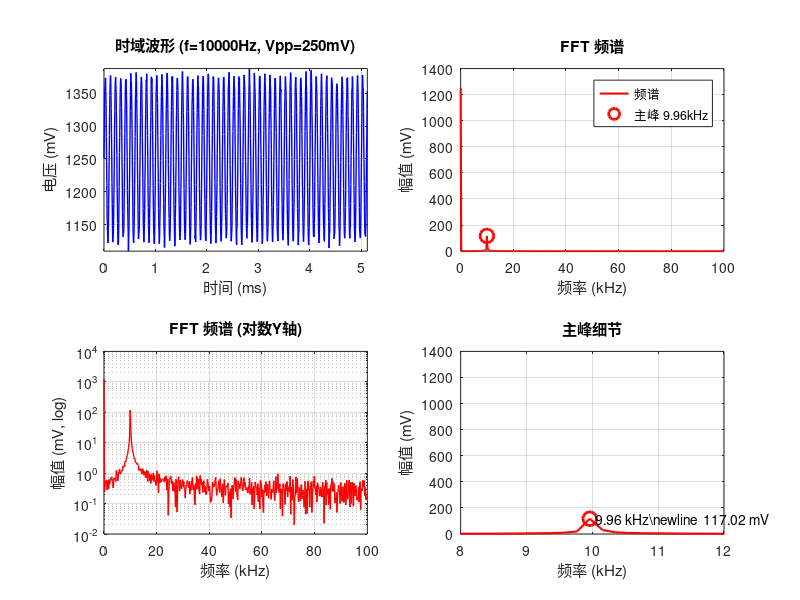
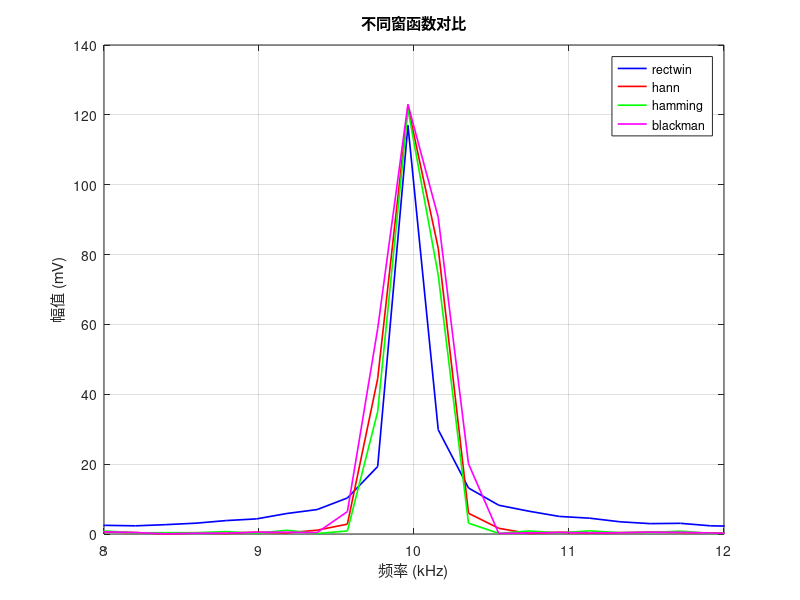

Recreate these plots in MATLAB, in order.
%% 简易示波器 FFT 分析示例
% 参数: f=10kHz, Vpp=250mV, 偏置1.25V

clear; clc; close all;

%% 生成模拟信号（模拟示波器 ADC 采样）
fs = 200000;        % 采样率 200kHz
T = 1/fs;           % 采样周期
L = 1024;           % 采样点数（匹配示波器缓存）
t = (0:L-1) * T;    % 时间轴

f_sig = 10000;                  % 信号频率 10kHz
Vpp = 0.25;                     % 峰峰值 250mV
offset = 1.25;                  % 偏置 1.25V（示波器前端中点）
V_amp = Vpp / 2;                % 幅度

% 生成正弦波 + 噪声
noise_amp = 0.005;              % 5mV 噪声
signal = offset + V_amp * sin(2*pi*f_sig*t) + noise_amp * randn(1,L);

%% FFT 计算
Y = fft(signal);
P2 = abs(Y / L);               % 双边频谱
P1 = P2(1:L/2+1);               % 取单边
P1(2:end-1) = 2 * P1(2:end-1);

f = fs * (0:(L/2)) / L;         % 频率轴

%% 找出主峰
[peak_val, peak_idx] = max(P1(5:end));  % 跳过直流
peak_freq = f(peak_idx + 4);
freq_resolution = fs / L;

fprintf('=== FFT 分析结果 ===\n');
fprintf('采样率:      %.0f Hz\n', fs);
fprintf('采样点数:    %d\n', L);
fprintf('频率分辨率:  %.2f Hz\n', freq_resolution);
fprintf('主峰频率:    %.2f Hz\n', peak_freq);
fprintf('幅值:        %.4f V (= %.2f mV)\n', peak_val, peak_val*1000);

%% 计算 Vpp（时域）
measured_vpp = max(signal) - min(signal);
fprintf('时域 Vpp:    %.4f V (= %.2f mV)\n', measured_vpp, measured_vpp*1000);
fprintf('直流偏置:    %.4f V\n', mean(signal));

%% 绘图
figure('Position', [100 100 1000 600]);

% 时域波形
subplot(2,2,1);
plot(t*1000, signal*1000, 'b-', 'LineWidth',1);
xlabel('时间 (ms)'); ylabel('电压 (mV)');
title(sprintf('时域波形 (f=%dHz, Vpp=%.0fmV)', f_sig, Vpp*1000));
grid on; axis tight;

% 频谱
subplot(2,2,2);
plot(f/1000, P1*1000, 'r-', 'LineWidth',1.5);
xlabel('频率 (kHz)'); ylabel('幅值 (mV)');
title('FFT 频谱');
xlim([0 fs/2000]); grid on;
hold on;
plot(peak_freq/1000, peak_val*1000, 'ro', 'MarkerSize', 10, 'LineWidth',2);
legend('频谱', sprintf('主峰 %.2fkHz', peak_freq/1000));

% 频谱（半对数）
subplot(2,2,3);
semilogy(f/1000, P1*1000, 'r-', 'LineWidth',1);
xlabel('频率 (kHz)'); ylabel('幅值 (mV, log)');
title('FFT 频谱 (对数Y轴)');
xlim([0 fs/2000]); grid on;

% 主峰附近细节
subplot(2,2,4);
plot(f/1000, P1*1000, 'r-', 'LineWidth',1.5);
xlabel('频率 (kHz)'); ylabel('幅值 (mV)');
title('主峰细节');
xlim([f_sig/1000 - 2, f_sig/1000 + 2]); grid on;
hold on;
plot(peak_freq/1000, peak_val*1000, 'ro', 'MarkerSize', 10, 'LineWidth',2);
text(peak_freq/1000, peak_val*1000, sprintf('  %.2f kHz\\newline  %.2f mV', peak_freq/1000, peak_val*1000));

%% 对比不同窗函数对频谱的影响
figure('Position', [150 150 800 400]);

windows = {'rectwin', 'hann', 'hamming', 'blackman'};
colors = {'b', 'r', 'g', 'm'};
for i = 1:4
    win = window(windows{i}, L)';
    sig_win = (signal - offset) .* win;
    Yw = fft(sig_win, L);
    Pw = abs(Yw / sum(win)) * 2;
    Pw = Pw(1:L/2+1);
    Pw(2:end-1) = Pw(2:end-1);
    plot(f/1000, Pw*1000, colors{i}, 'LineWidth', 1.2); hold on;
end
xlabel('频率 (kHz)'); ylabel('幅值 (mV)');
title('不同窗函数对比');
xlim([8 12]); grid on;
legend(windows);
